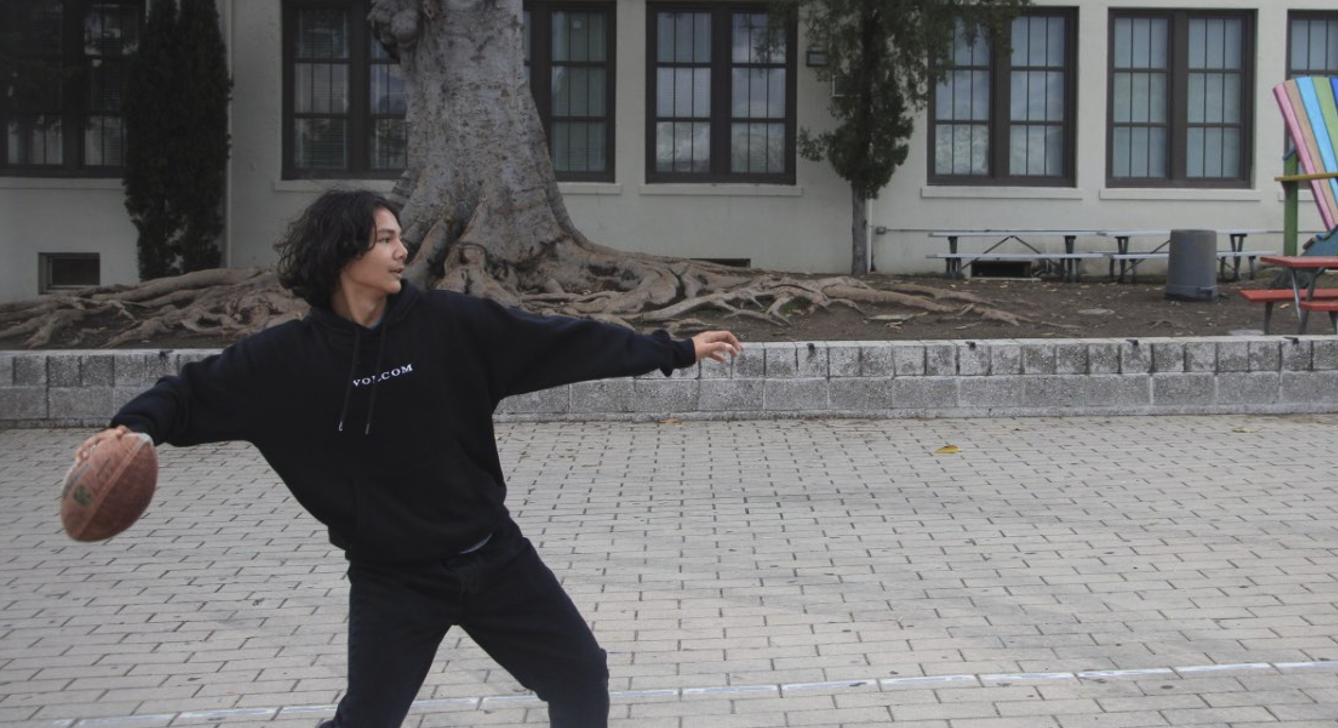
#> input picture FootballPhoto.png, 1338 x 728 px, given in place of the camera
$ python webcap.py
#> lines starting #> are read from the running program, lines starting #| are printed output that depends on the picture; after the words box and inside, x2 and y2 are one past the last pixel; in counts of white or black regions, pixels touching at a corner belong together
import cv2
import numpy as np

# Set up webcam capture
cap = cv2.VideoCapture(0)

if not cap.isOpened():
    print("Error: Could not open webcam.")
    exit()

while True:
    # Capture frame-by-frame
    ret, frame = cap.read()
#> frame is the input picture: shape (728, 1338, 3); mean B, G, R 108.9, 108.2, 108.8

    if not ret:
        print("Error: Failed to capture image.")
        break

    # Convert to HSV for color filtering
    hsv = cv2.cvtColor(frame, cv2.COLOR_BGR2HSV)
#> hsv: shape (728, 1338, 3); mean H, S, V 74.2, 16.3, 111.6

    # Define the range for skin color in HSV
    lower_skin = np.array([0, 20, 70], dtype=np.uint8)
    upper_skin = np.array([20, 255, 255], dtype=np.uint8)

    # Create a mask to detect skin color
    mask = cv2.inRange(hsv, lower_skin, upper_skin)
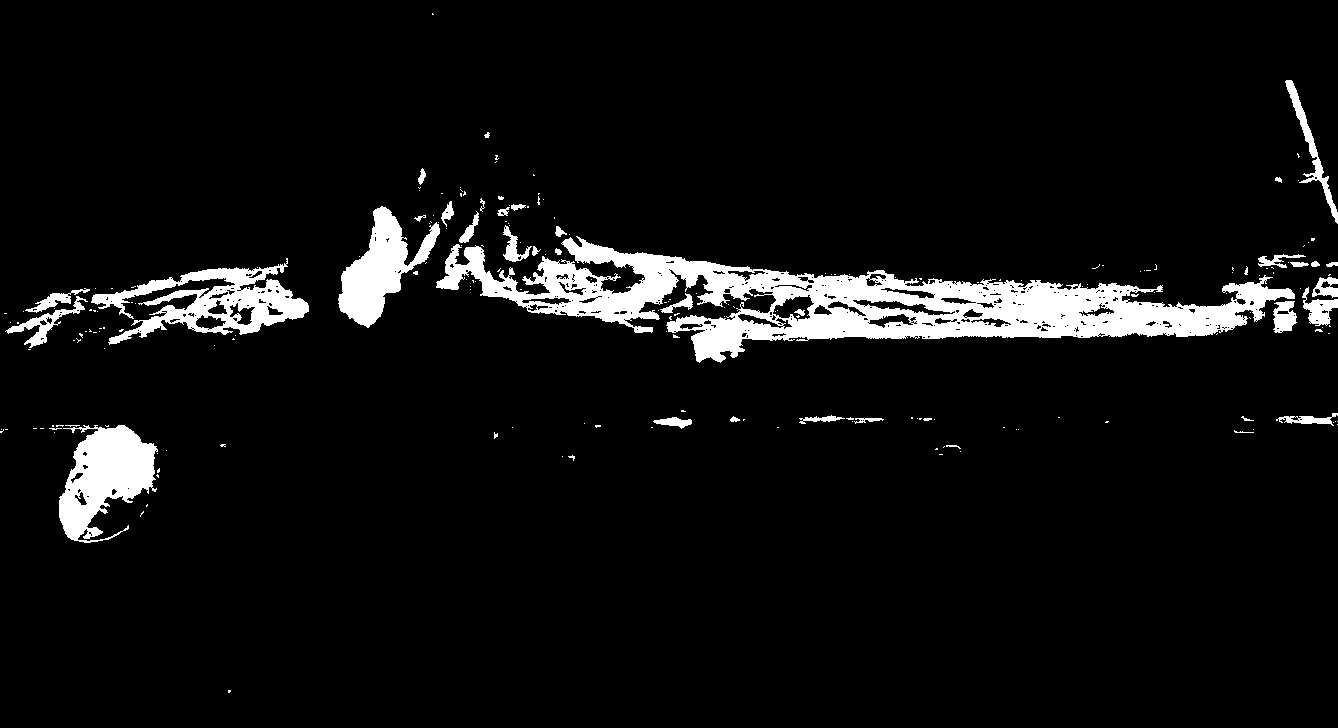
#> mask: shape (728, 1338); 6.4% white; 216 white regions (177 under 20 px)

    # Apply the mask to the frame
    result = cv2.bitwise_and(frame, frame, mask=mask)
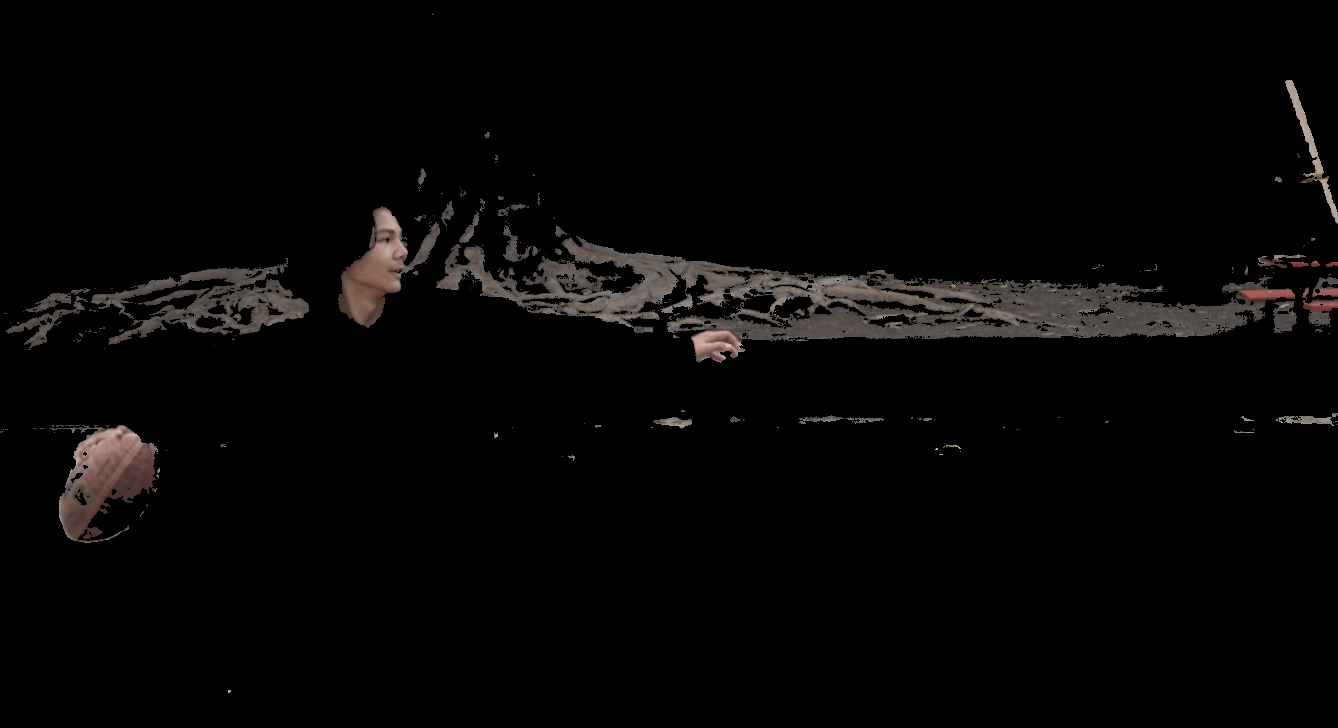
#> result: shape (728, 1338, 3); mean B, G, R 5.3, 5.7, 6.5

    # Find contours (hand shape) in the masked image
    contours, _ = cv2.findContours(mask, cv2.RETR_EXTERNAL, cv2.CHAIN_APPROX_SIMPLE)
#> contours = 211 contours, 181 with area under 20; largest, box (x1, y1, x2, y2) and area: (436, 236, 1295, 363) 39176, (91, 258, 309, 345) 7256, (59, 425, 158, 543) 6580, (338, 206, 440, 328) 5016, (1285, 80, 1338, 224) 940

    # If contours are found, draw them
    if contours:
        max_contour = max(contours, key=cv2.contourArea)  # Get largest contour
#> max_contour = contour of 2105 points, box (x1, y1, x2, y2) (436, 236, 1295, 363), area 39176
        if cv2.contourArea(max_contour) > 500:  # Ignore small contours
            # Draw the bounding box around the detected hand
            x, y, w, h = cv2.boundingRect(max_contour)
#> x = 436; y = 236; w = 859; h = 127
            cv2.rectangle(frame, (x, y), (x + w, y + h), (0, 255, 0), 2)
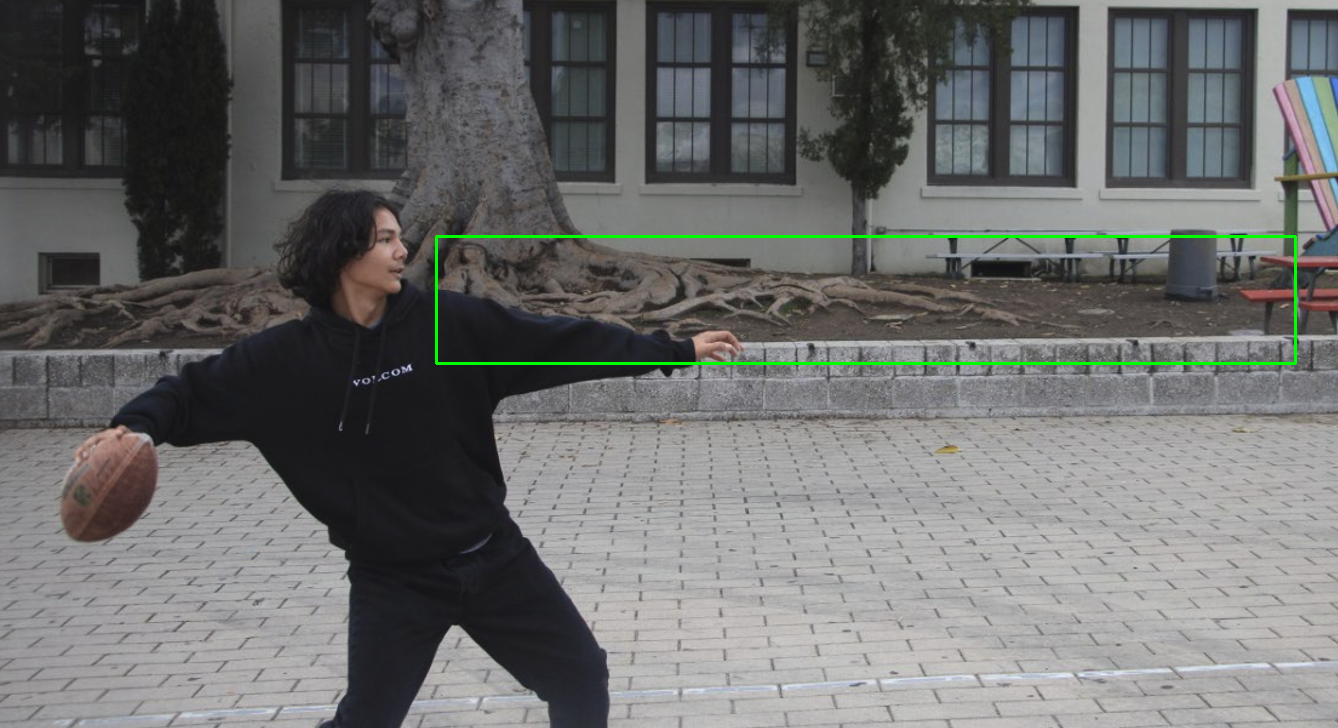
#> frame: shape (728, 1338, 3); 0.61% of pixels changed, all inside (x1, y1, x2, y2) = (435, 235, 1297, 365)

            # Get the center of the hand for further tracking or interaction
            center_x = int(x + w / 2)
#> center_x = 865
            center_y = int(y + h / 2)
#> center_y = 299
            cv2.circle(frame, (center_x, center_y), 5, (0, 0, 255), -1)  # Red dot at center
#> frame: shape (728, 1338, 3); 0.01% of pixels changed, all inside (x1, y1, x2, y2) = (860, 294, 871, 305)

    # Display the original and result frames
    cv2.imshow('Original Frame', frame)
    cv2.imshow('Filtered Frame', result)

    # Break the loop when 'q' is pressed
    if cv2.waitKey(1) & 0xFF == ord('q'):
#> (key q is pressed here)
        break

cap.release()
cv2.destroyAllWindows()
